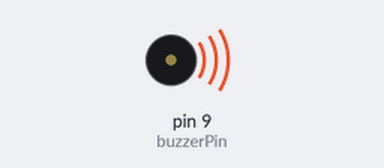
The sketch below on a simulated Arduino Uno, built with avr-gcc and run on an emulated ATmega328P. Shown: buzzer (waves = sounding). At 22.6 s the program stops and its outputs stay as they are.

Above: at 0.17 s.
At 22.6 s:
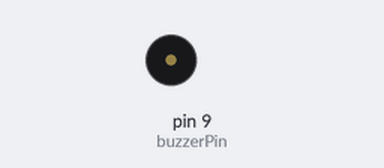
Timing chart, 0 to 24.1 s (numbered marks = the images above):
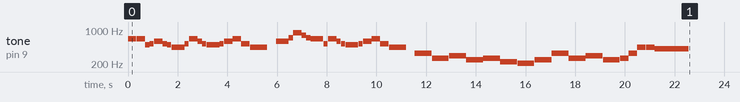

Measured:
- by itself, tone on pin 9 (buzzerPin): plays 659 Hz for 0.34 s, 659 Hz for 0.34 s, 494 Hz for 0.17 s, 523 Hz for 0.17 s, 587 Hz for 0.34 s, 523 Hz for 0.17 s … (56 notes in this stretch)

The sketch:

MusiqueTetris.ino
```cpp
const int buzzerPin = 9;

const int songLength = 58;

char notes[] = "eebcdcbAAcedcbbcdecAA dfagfecedcbbcdecAA ECDBCZJBECDBCEAAj"; // a space represents a rest

int beats[] = {4,4,2,2,4,2,2,4,2,2,4,2,2,4,2,2,4,4,4,4,4,4,6,2,4,2,2,6,2,4,2,2,4,2,2,4,4,4,4,4,4,8,8,8,8,8,8,8,8,8,8,8,8,4,4,4,4,16};

int tempo = 85;

void setup()
{
  pinMode(buzzerPin, OUTPUT);
}

void loop()
{
  int i, duration;

  for (i = 0; i < songLength; i++)
  {
    duration = beats[i] * tempo;

    if (notes[i] == ' ')
    {
      delay(duration);
    }
    else
    {
      tone(buzzerPin, frequency(notes[i]), duration);
      delay(duration);
    }
    delay(tempo/10);
  }

  while(true){}
}

int frequency(char note)
{
  int i;
  const int numNotes = 17;

  char names[] = { 'J', 'Z', 'B', 'C', 'D', 'E', 'F', 'G', 'j', 'A', 'b', 'c', 'd', 'e', 'f', 'g', 'a' };
  int frequencies[] = { 208, 220, 247, 262, 294, 330, 349, 392, 415, 440, 494, 523, 587, 659, 698.5, 784, 880 };

  for (i = 0; i < numNotes; i++)
  {
    if (names[i] == note)
    {
      return(frequencies[i]);
    }
  }
  return(0);
}
```
